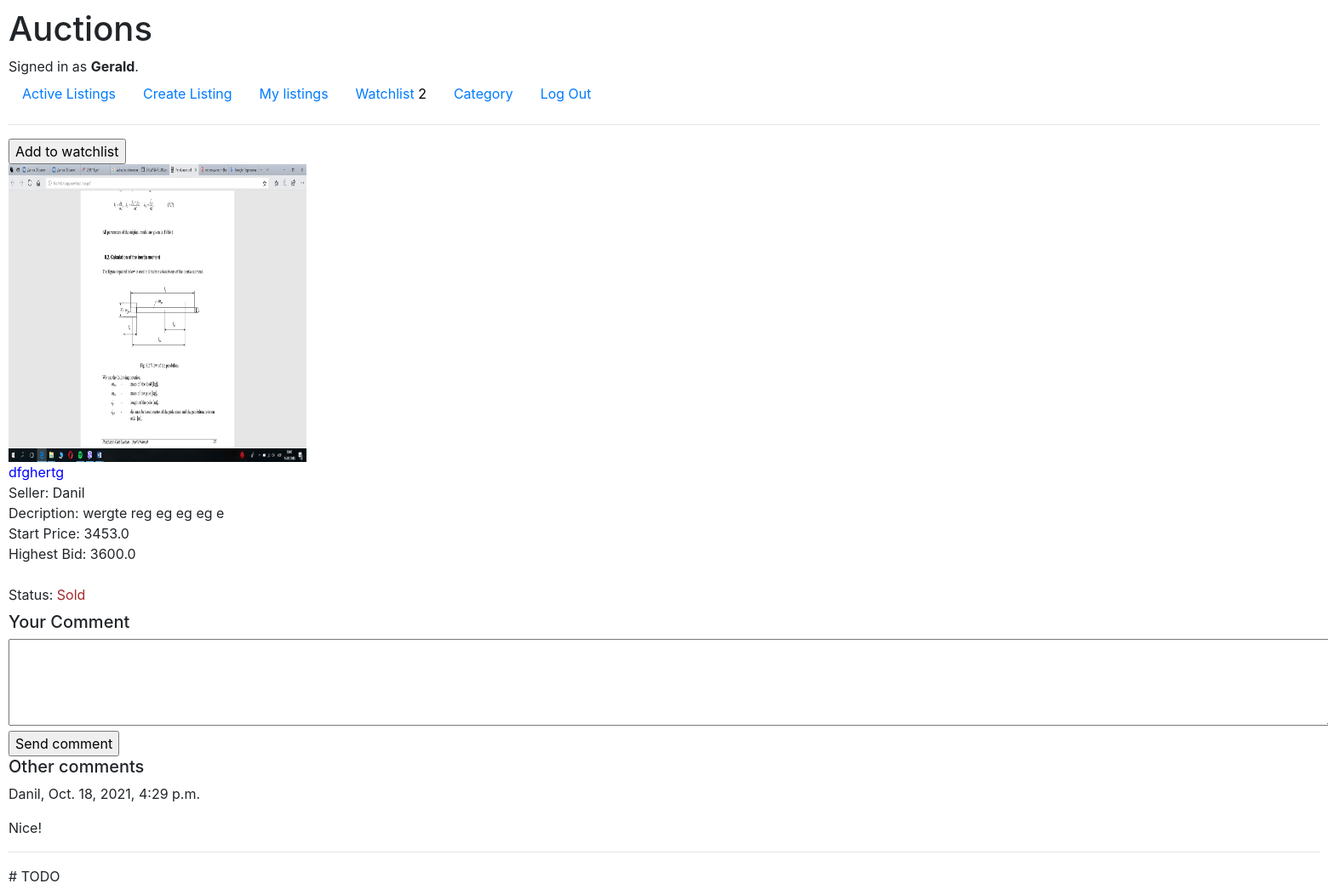
The page /listingPage/dfghertg (signed in) on the database its author committed.
### auctions/models.py (models this page shows, shortened)
class User(AbstractUser):
    pass

class Watchlist(models.Model):
    user = models.ForeignKey(User, on_delete=models.CASCADE)
    product = models.ManyToManyField(Product)

class Product(models.Model):
    category = models.ForeignKey(Category, on_delete=models.CASCADE)
    user = models.ForeignKey(User, on_delete=models.CASCADE)
    title = models.CharField(max_length=120)
    description = models.TextField()
    start_bid = models.FloatField()
    last_bid = models.ForeignKey("Bid", on_delete=models.CASCADE, related_name="last_bid_for_product", blank=True, null=True)
    bids = models.ManyToManyField("Bid", related_name="bids_for_product", blank=True, null=True)
    closed = models.BooleanField(default=False)
    comment = models.ManyToManyField("Comment", blank=True)
    image = models.ImageField(upload_to="static/media", blank=True) # указіваем пусть загрузки медиа файлов через админку

class Bid(models.Model):
    user = models.ForeignKey(User, on_delete=models.CASCADE)
    product = models.ForeignKey(Product, on_delete=models.CASCADE)
    date = models.DateTimeField(default=timezone.now)
    bid = models.FloatField(default=0, max_length=7)
    def __str__(self):
        return f"{self.bid}"

class Comment(models.Model):
    user = models.ForeignKey(User, on_delete=models.CASCADE)
    text = models.TextField()
    date = models.DateTimeField(default=timezone.now)

### auctions/views.py (the view)
# urls.py: path("listingPage/<str:product>", views.listing_page, name="listingPage"),
@login_required(login_url="/login")
def listing_page(request, product):
    if request.method == "GET":
        try:
            product = Product.objects.get(title=product)
            watchlist = Watchlist.objects.get(user=request.user)
            return render(request, "auctions/listingPage.html", {
                "product": product,
                "watchlist": watchlist
            })
        except ObjectDoesNotExist:
             return render(request, "auctions/listingPage.html", {
                "product": product
            })

### auctions/templates/auctions/listingPage.html (shortened to what this page needs)
{% extends "auctions/layout.html" %}
{% block body %}
    {% if product in watchlist.product.all %}
        <form action="{% url 'add_to_watchlist' product=product.title %}" method="POST">
            {% csrf_token %}
                <input type="submit" class="watchlist-button" name="watchlist-button" value="Remove from watchlist">
        </form>
    {% else %}
        <form action="{% url 'add_to_watchlist' product=product.title %}" method="POST">
            <input type="submit" class="watchlist-button" name="watchlist-button" value="Add to watchlist">
        </form>
    {% endif %}
    <img src="{{product.image.url}}" class="catalog-item__img" style="height: 350px; width: 350px;">
    <div class="catalog-item__subtitle" style="color: blue;">{{product.title}}</div>
    <div class="catalog-item__user">Seller: {{product.user}}</div>
    <div class="catalog-item__descr" style="width: 350px;">Decription: {{product.description}}</div>
    <div class="catalog-item__start-bid">Start Price: {{product.start_bid}}</div>
    {% if product.last_bid is None %}
        <div class="catalog-item__bid">Highest Bid: {{product.start_bid}}</div>
        {% if product.user == request.user %}
            <label style="color: red">You cannot sell this product! No one has offered a new bid.</label>
        {% endif %}
    {% else %}
        <div class="catalog-item__bid">Highest Bid: {{product.last_bid}}</div>
    {% endif %}
    <br>
    {% if product.user == request.user %}
        {% if not product.closed %}
            <form action="{% url 'close_auction' product=product.title %}" method="GET">
                {% csrf_token %}
                {% if product.last_bid.bid > product.start_bid %}
                    <input type="submit" name="close-auction" value="Sell!">
                {% endif %}
            </form>
        {% else %}
            <label style="color:brown">Sold to {{product.last_bid.user}}</label>
        {% endif %}
    {% else %}
        {% if not product.closed %}
            <label class="sold_flag">Status: <span style="color: green;">Active</span> </label>
            <form action="{% url 'set_new_bid' product=product.title %}" method="POST">
                {% csrf_token %}
                <input type="number" step="0.01" name="new-bid" required>
                <input type="submit" value="Bid">
            </form>
            {% for message in messages %}
            <p style="color: red;"> {{ message }}</p>
            {% endfor %}
        {% else %}
            {% if request.user == product.last_bid.user %}
                <label style="color:brown"> Congratulation! This product is your!</label>
            {% else %}
                <label >Status: <span style="color:brown">Sold</span></label>
            {% endif %}
        {% endif %}
    {% endif %}
    <br>
    <div class="comments">
        <h5 class="comments_title">Your Comment</h5>
        <form action="{% url 'comment' product=product.title %}" method="POST">
            <textarea required name="comment"  cols="150" rows="4"></textarea><br>
            <input type="submit" value="Send comment">
        </form>
        <h5 class="comments_title">Other comments</h5>
        {% for comment in product.comment.all %}
            <p>{{comment.user}}, {{comment.date}}</p>
            <p>{{comment.text}}</p>
            <hr>
        {% endfor %}
    </div>
    # TODO
{% endblock %}

### auctions/templates/auctions/layout.html (shortened to what this page needs)
{% load static %}
<!DOCTYPE html>
<html lang="en">
    <head>
        <link rel="stylesheet" href="https://stackpath.bootstrapcdn.com/bootstrap/4.4.1/css/bootstrap.min.css">
        <link href="{% static 'auctions/styles.css' %}" rel="stylesheet">
    </head>
    <body>
        <h1>Auctions</h1>
        <div>
            {% if user.is_authenticated %}
                Signed in as <strong>{{ user.username }}</strong>.
            {% else %}
                Not signed in.
            {% endif %}
        </div>
        <ul class="nav">
            <li class="nav-item">
                <a class="nav-link" href="{% url 'index' %}">Active Listings</a>
            </li>
            {% if user.is_authenticated %}
                <li class="nav-item">
                    <a class="nav-link" href="{% url 'createListing' %}">Create Listing</a>
                </li>
                <li class="nav-item">
                    <a class="nav-link" href="{% url 'myListings' %}">My listings</a>
                </li>
                <li class="nav-item">
                    <a class="nav-link" href="{% url 'watchlist' %}">Watchlist <span style="color: black">{{watchlist.product.count}}</span></a>
                </li>
                <li class="nav-item">
                    <a class="nav-link" href="{% url 'categories' %}">Category</a>
                </li>
                <li class="nav-item">
                    <a class="nav-link" href="{% url 'logout' %}">Log Out</a>
                </li>
            {% endif %}
        </ul>
        <hr>
        {% block body %}
        {% endblock %}
    </body>
</html>

### auctions/static/auctions/styles.css (style rules this page uses)
body { padding: 10px; }

### rows shown on the page
User: username "Gerald"
Watchlist: product.count "2"
Product: image (picture), title "dfghertg", user "Danil", description "wergte reg eg eg eg e", start_bid "3453.0", last_bid "3600.0"
Comment: user "Danil", date "Oct. 18, 2021, 4:29 p.m.", text "Nice!"
